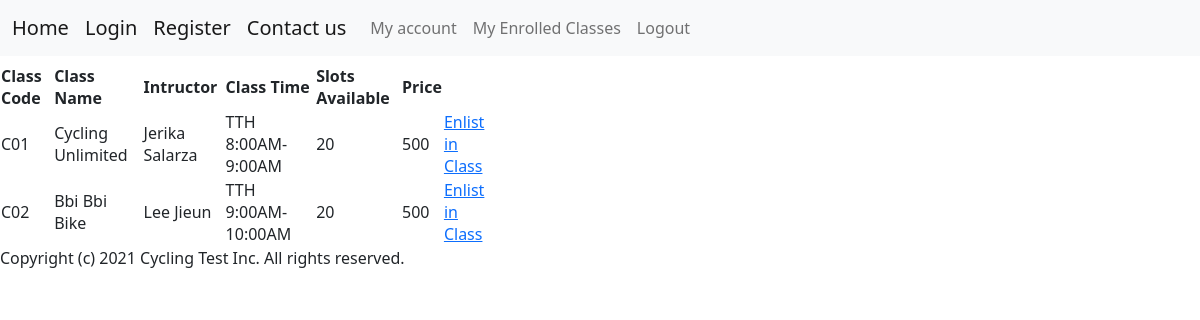
Page /cyclingclasses (signed in) on the earlier database version.
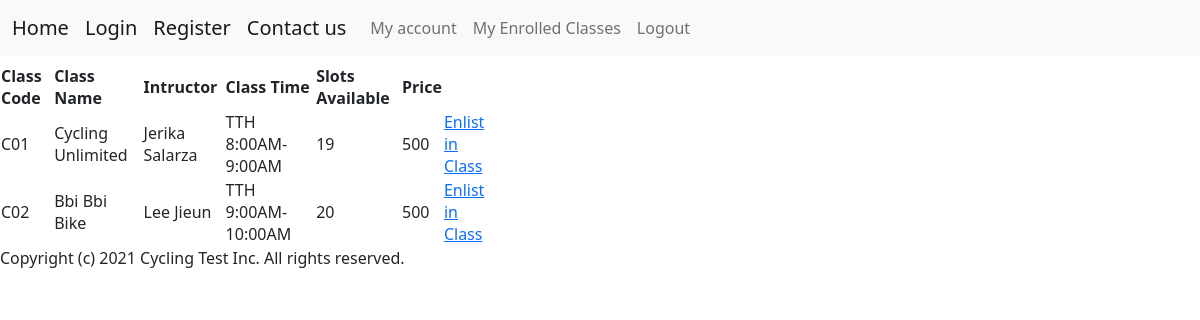
Same page on the later database version.
### app.py (models this page shows)
class Classes(db.Model):
    id = db.Column(db.Integer, primary_key=True)
    class_code = db.Column(db.String(10), unique=True)
    class_category = db.Column(db.String(50))
    class_name = db.Column(db.String(50))
    instructor = db.Column(db.String(50))
    class_time = db.Column(db.String(50))
    price = db.Column(db.Integer)
    slots_available = db.Column(db.Integer)

### app.py (the view)
@app.route("/cyclingclasses")
@login_required
def cycling():
    classes = Classes.query.filter_by(class_category="Cycling")
    return render_template("cycling.html", classes=classes)

### app.py (called while the page is built)
@login_manager.user_loader
def load_user(user_id):
    return Users.query.get(int(user_id))

### templates/cycling.html
<html>
{% include "header.html" %}
{% block content %}
<table class="center" , style="width:500px">
    <tr>
        <th>Class Code</th>
        <th>Class Name</th>
        <th>Intructor</th>
        <th>Class Time</th>
        <th>Slots Available</th>
        <th>Price</th>
    </tr>
    {% for class in classes %}
    <tr>
        <td>{{ class.class_code}}</td>
        <td>{{ class.class_name}}</td>
        <td>{{ class.instructor}}</td>
        <td>{{ class.class_time}}</td>
        <td>{{ class.slots_available}}</td>
        <td>{{ class.price}}</td>
        <td>
            <a href="/enlistclass?code={{ class.class_code }}">Enlist in Class</a>
        </td>
    </tr>
    {% endfor %}
</table>
{% include "footer.html" %}
{% endblock %}
</html>

Differences in the rows shown:
changed Classes "Cycling Unlimited": slots_available "20" → "19"
